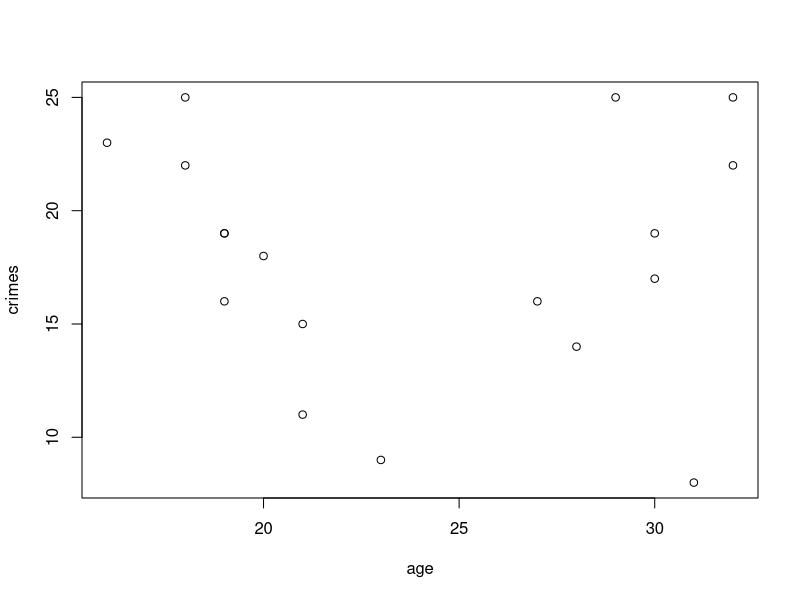
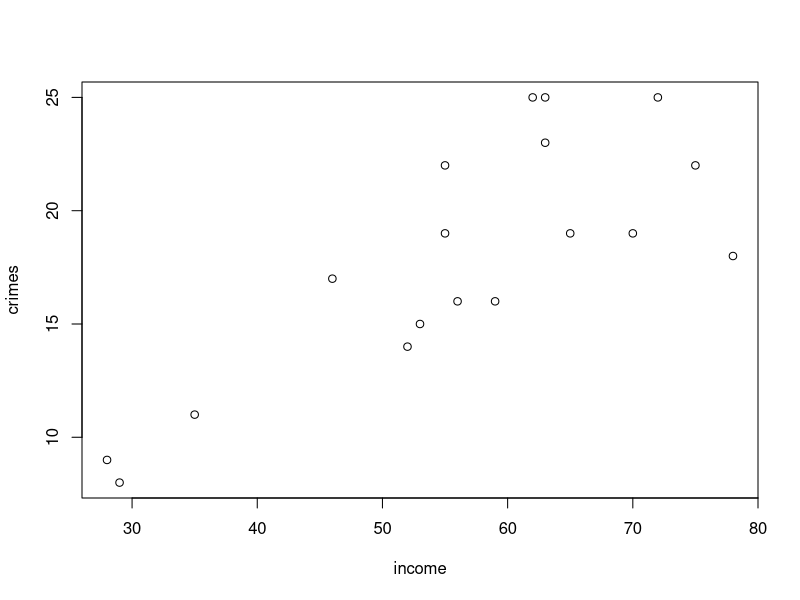
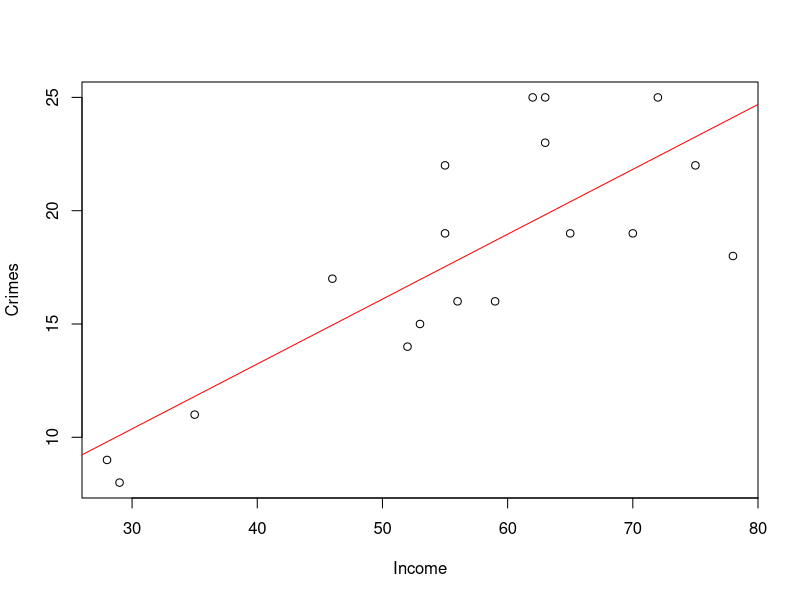
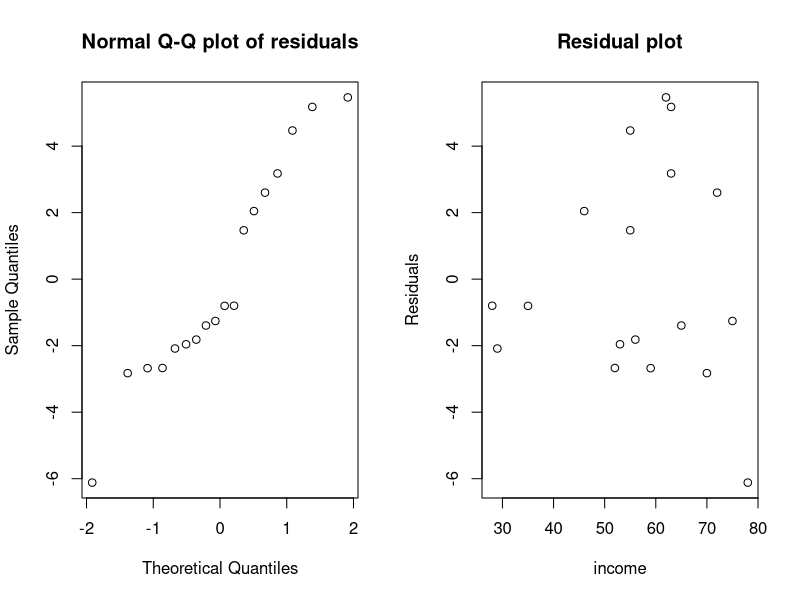

The R script that drew these images, in order:
## ---- chunk 1
knitr::opts_chunk$set(echo = TRUE)
options(warn=-1)
## ---- chunk 2
dat=matrix(as.numeric(as.matrix(read.table("crimemale.txt"))[2:19,]),ncol=3)
age=dat[,1]
income=dat[,2]
crimes=dat[,3]

investigate_linear_correlation <- function(v1,v2,xlab,ylab){
  print(v1)
  print(v2)
  plot(v1,v2,xlab=xlab,ylab=ylab)
  corr=cor(v1,v2)
  print(paste("Correlation: (",xlab,",",ylab,")",corr))
  corr=abs(corr)
  
  # TODO adjust these thresholds based on statistical standards (if they exist) 
  
  if (corr<0.7) w ="unlikely"
  else if (corr<0.8) w = "plausible"
  else w="likely"
  print(paste("Linear correlation seems",w))
}

investigate_linear_correlation(age,crimes,"age","crimes")

## ---- chunk 3
investigate_linear_correlation(income,crimes,"income","crimes")
## ---- chunk 4
lmres = lm(crimes ~ income)
summary(lmres)
"Intercept ="
lmres$coefficients[1]
"Slope ="
lmres$coefficients[2]
plot(income,crimes,xlab="Income",ylab="Crimes")
abline(lmres$coefficients, col='red')


## ---- chunk 5
unname(lmres$coefficients[2]/0.05527)
## ---- chunk 6
par(mfrow=c(1,2))
qqnorm(lmres$res, main = "Normal Q-Q plot of residuals")
plot(income, lmres$res, ylab="Residuals", main="Residual plot")
## ---- chunk 7
sum(c(45,32,18,12,9,3,13,9,9))*0.046
## ---- chunk 8
expected <- c(0.301,0.176,0.125,0.097,0.079,0.067,0.058,0.051,0.046)
observed <-c(45,32,18,12,9,3,13,9,9)
chisq.test(observed, p=expected)
## ---- chunk 9

## ---- chunk 10
result <- matrix(c(179,96,52,39,47,17,13,15,57,36,18,15), ncol = 3)
colnames(result) <-  c('won', 'lost', 'draw')
rownames(result) <- c('Bob', 'Cecilia', 'David', 'Emma')
chisq.test(result)
## ---- chunk 11
round(chisq.test(result)$exp['Emma', 'won'],3)
